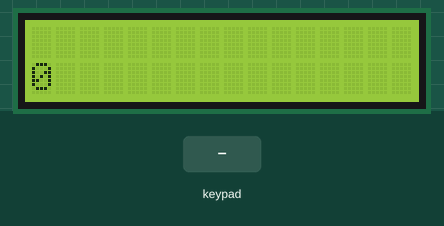
Simulated run of this sketch. Board: Arduino Uno, built with avr-gcc and run on an emulated ATmega328P. Shown: 16×2 character LCD. The inputs (shaded band) are chosen by the test bench.

Above: at 9.8 s.
9.9 s: keypad keys 5 4 3 2 # pressed 0.4 s apart
At 12.1 s:
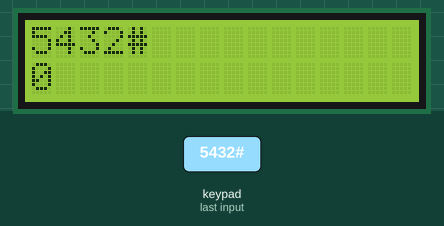
13.4 s: key '+' pressed
At 14.6 s:
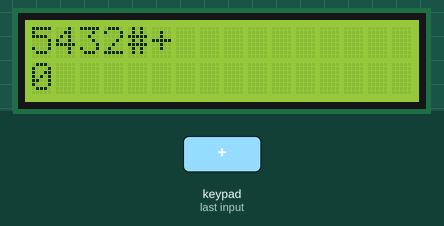
14.9 s: key '*' pressed
At 15.9 s:
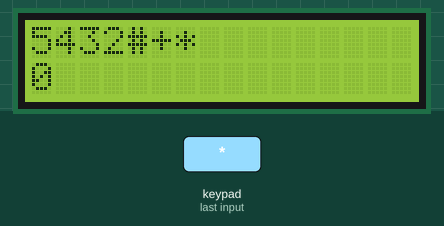
16.4 s: keypad keys 5 4 3 2 * pressed 0.4 s apart
At 18.3 s:
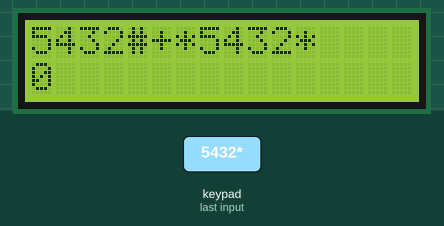
19.9 s: key '#' pressed
At 20.6 s:
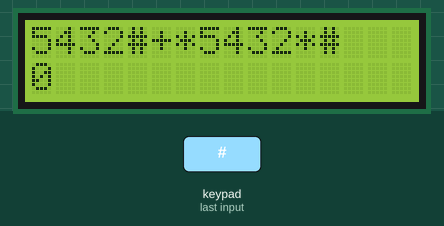
21.4 s: keypad keys 7 + 5 = pressed 0.4 s apart
At 22.0 s:
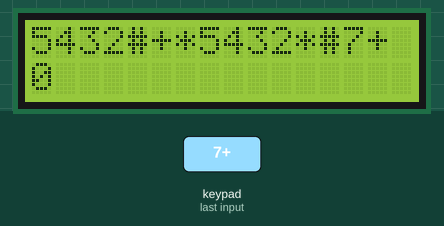
Timing chart, 0 to 24.4 s (numbered marks = the images above; inputs shaded):
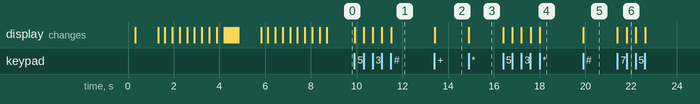

Measured:
- after the input at 9.9 s, the display: first changes at once (image 1 shows a later state)
- after the input at 13.4 s, the display: changes at once (image 2)
- after the input at 14.9 s, the display: changes at once (image 3)
- after the input at 16.4 s, the display: first changes at once (image 4 shows a later state)
- after the input at 19.9 s, the display: changes at once (image 5)
- after the input at 21.4 s, the display: first changes at once (image 6 shows a later state)

The sketch:

calculadora.ino
```cpp
#include <Wire.h>
#include <LiquidCrystal_I2C.h>
#include <string.h>
#include <Keypad.h>
#define MAX 100
int velocidade = 20;

LiquidCrystal_I2C lcd(0x27, 16, 2);

const uint8_t ROWS = 4;
const uint8_t COLS = 4;
char keys[ROWS][COLS] = {
  { '1', '2', '3', '+' },
  { '4', '5', '6', '-' },
  { '7', '8', '9', 'C' },
  { '*', '0', '#', '=' }
};

uint8_t colPins[COLS] = { 5, 4, 3, 2 }; // Pinos conectados a C1, C2, C3, C4
uint8_t rowPins[ROWS] = { 9, 8, 7, 6 }; // Pinos conectados a R1, R2, R3, R4

Keypad kpd = Keypad(makeKeymap(keys), rowPins, colPins, ROWS, COLS);

char alert[][80] = {{"Calculadora"},{"A = +   B = -   * = x   D = ="}};
uint8_t customChars[][8]  = {{0x00},{0x10}};
int ans = 0;


void setup() {
  setupChars();
  lcd.init();        // inicializa o LCD
  lcd.backlight();   // ativa a luz de fundo
  for(int i = 0; i < 2; i++)mensagem(i,1000);
  kpd.setDebounceTime(10);
}

void loop() {

  lcd.clear();
  lcd.setCursor(0, 1);
  lcd.print(ans);
  lcd.setCursor(0, 0);

  char buffer[80] = {0};  // Inicializa com zeros
  short int cliques = 0;
  char key = NO_KEY;

  while (true) {

    key = kpd.getKey();
    if (key != NO_KEY) {
      if (key == 'C' || key == '='){
        if(key == 'C'){
          ans = 0;
        }
        break;
      }; // encerra se for C ou D
      if (cliques < 80) {
        buffer[cliques] = key;
        lcd.setCursor(cliques, 0);
        lcd.print(key);
        cliques++;
      }
    }
  }

  short int contNum = 0, contOp = 0, idx = 0;
  long int numeros[MAX];
  char chNumeros[MAX];
  char operadores[MAX];

  for(int i = 0; i < strlen(buffer); i++){
    if(buffer[i] == '+'||buffer[i] == '-'){
      chNumeros[idx] = '\0';
      numeros[contNum++] = atoi(chNumeros);
      operadores[contOp++] = buffer[i];
      idx = 0;

    }else{
      chNumeros[idx++] = buffer[i];
   }
  }

  chNumeros[idx] = '\0';
  numeros[contNum++] = atoi(chNumeros);


  ans += numeros[0];


  for(int i = 0; i<contOp;i++){
    if(operadores[i] == '+'){
      ans += numeros[i + 1];
    }else if (operadores[i] == '-'){
      ans -= numeros[i + 1];
    }
  }
}

//Output animado de mensagens guardadas na matriz alert
void Alert(short int mensagem){
    lcd.clear();
    short int linha = 0;
    for(int coluna = 0; coluna < strlen(alert[mensagem]); coluna++ ){
      if(coluna > 15){
        linha = 1;
        lcd.setCursor(coluna-15,linha);
      }else{
        lcd.setCursor(coluna,linha);
      }
      lcd.print(alert[mensagem][coluna]);
      delay(velocidade);
  }
}

void barra(int cursor){
  lcd.write(byte(0));
  delay(velocidade);
  for(int i = 0; i<5; i++){
    lcd.createChar(1,customChars[1]);
    lcd.setCursor(cursor,0);
    lcd.write(byte(1));
    lcd.setCursor(cursor,1);
    lcd.write(byte(1));
    for(int j = 0; j<8; j++)customChars[1][j] = customChars[1][j] >> 1;
    delay(velocidade);
  }
  for(int j = 0; j<8; j++)customChars[1][j] = B10000;
}

/*função que junta e justifica a animação de transição de abas, repete a
função barra por toda a tela*/
void transicao(void){
   for(int i = 0; i<16; i++){
    lcd.setCursor(i-1,0);
    lcd.write(byte(0));
    lcd.setCursor(i-1,1);
    lcd.write(byte(0));
    barra(i);
  }
  lcd.clear();
}

void setupChars(void){
  for(int i = 0; i < 8; i++)customChars[0][i] = 0x00;
  for(int i = 0; i < 8; i++)customChars[1][i] = 0x10;
}

void mensagem(int alert, int d){
  Alert(alert);
  delay(d);
  transicao();
}
```
